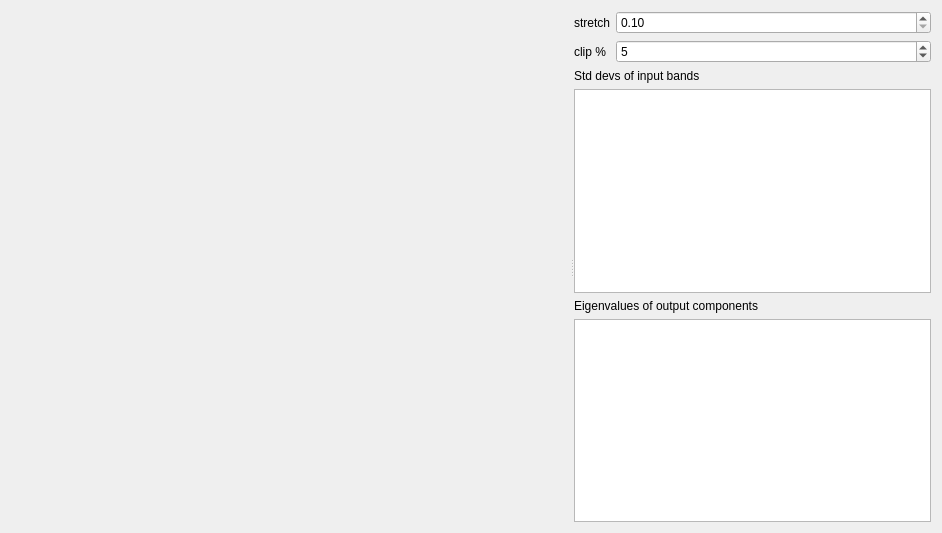
<?xml version="1.0" encoding="UTF-8"?>
<ui version="4.0">
 <class>Form</class>
 <widget class="QWidget" name="Form">
  <property name="geometry">
   <rect>
    <x>0</x>
    <y>0</y>
    <width>942</width>
    <height>533</height>
   </rect>
  </property>
  <property name="sizePolicy">
   <sizepolicy hsizetype="Expanding" vsizetype="Preferred">
    <horstretch>0</horstretch>
    <verstretch>0</verstretch>
   </sizepolicy>
  </property>
  <property name="windowTitle">
   <string>Form</string>
  </property>
  <layout class="QHBoxLayout" name="horizontalLayout">
   <item>
    <widget class="QSplitter" name="splitter">
     <property name="orientation">
      <enum>Qt::Horizontal</enum>
     </property>
     <widget class="Canvas" name="canvas" native="true">
      <property name="sizePolicy">
       <sizepolicy hsizetype="Preferred" vsizetype="Expanding">
        <horstretch>4</horstretch>
        <verstretch>0</verstretch>
       </sizepolicy>
      </property>
     </widget>
     <widget class="QWidget" name="widget" native="true">
      <property name="sizePolicy">
       <sizepolicy hsizetype="Preferred" vsizetype="Expanding">
        <horstretch>1</horstretch>
        <verstretch>0</verstretch>
       </sizepolicy>
      </property>
      <property name="minimumSize">
       <size>
        <width>200</width>
        <height>0</height>
       </size>
      </property>
      <layout class="QGridLayout" name="gridLayout">
       <item row="0" column="0">
        <widget class="QLabel" name="label">
         <property name="sizePolicy">
          <sizepolicy hsizetype="Maximum" vsizetype="Preferred">
           <horstretch>0</horstretch>
           <verstretch>0</verstretch>
          </sizepolicy>
         </property>
         <property name="text">
          <string>stretch</string>
         </property>
         <property name="alignment">
          <set>Qt::AlignRight|Qt::AlignTrailing|Qt::AlignVCenter</set>
         </property>
        </widget>
       </item>
       <item row="0" column="1" colspan="2">
        <widget class="QDoubleSpinBox" name="stretchSpin">
         <property name="minimum">
          <double>0.100000000000000</double>
         </property>
         <property name="maximum">
          <double>5.000000000000000</double>
         </property>
         <property name="singleStep">
          <double>0.100000000000000</double>
         </property>
        </widget>
       </item>
       <item row="3" column="0" colspan="3">
        <widget class="QTextEdit" name="stdDevsText">
         <property name="readOnly">
          <bool>true</bool>
         </property>
        </widget>
       </item>
       <item row="1" column="0">
        <widget class="QLabel" name="label_2">
         <property name="sizePolicy">
          <sizepolicy hsizetype="Maximum" vsizetype="Preferred">
           <horstretch>0</horstretch>
           <verstretch>0</verstretch>
          </sizepolicy>
         </property>
         <property name="text">
          <string>clip %</string>
         </property>
         <property name="alignment">
          <set>Qt::AlignRight|Qt::AlignTrailing|Qt::AlignVCenter</set>
         </property>
        </widget>
       </item>
       <item row="5" column="0" colspan="3">
        <widget class="QTextEdit" name="eigenValsText">
         <property name="readOnly">
          <bool>true</bool>
         </property>
        </widget>
       </item>
       <item row="1" column="1" colspan="2">
        <widget class="QSpinBox" name="clipSpin">
         <property name="maximum">
          <number>30</number>
         </property>
         <property name="value">
          <number>5</number>
         </property>
        </widget>
       </item>
       <item row="2" column="0" colspan="2">
        <widget class="QLabel" name="label_3">
         <property name="text">
          <string>Std devs of input bands</string>
         </property>
        </widget>
       </item>
       <item row="4" column="0" colspan="3">
        <widget class="QLabel" name="label_4">
         <property name="text">
          <string>Eigenvalues of output components</string>
         </property>
        </widget>
       </item>
      </layout>
     </widget>
    </widget>
   </item>
  </layout>
 </widget>
 <customwidgets>
  <customwidget>
   <class>Canvas</class>
   <extends>QWidget</extends>
   <header>pcot.ui.canvas</header>
   <container>1</container>
  </customwidget>
 </customwidgets>
 <resources/>
 <connections/>
</ui>
